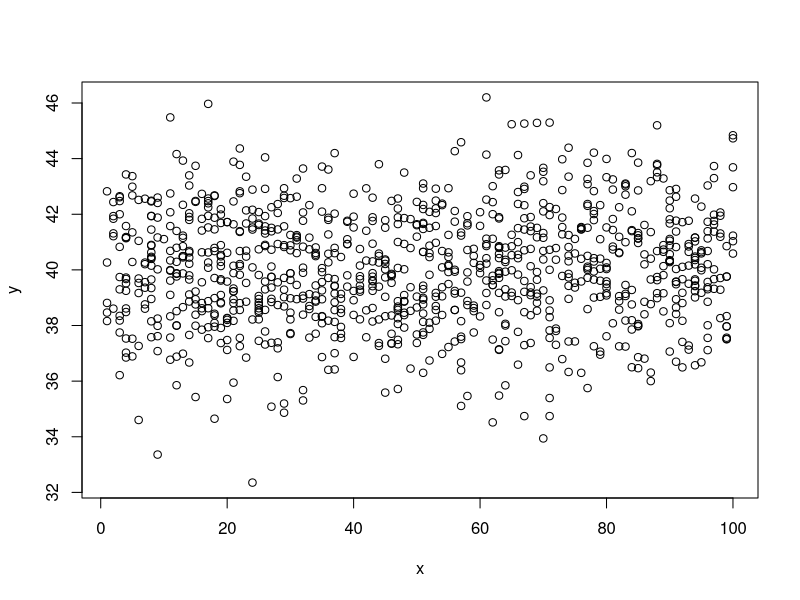

Write R code to recreate this figure.
## ---- chunk 1
x = sample(1:100, size = 1000, replace = TRUE)
y = rnorm(1000, mean = 40, sd = 2)

plot(x, y)
